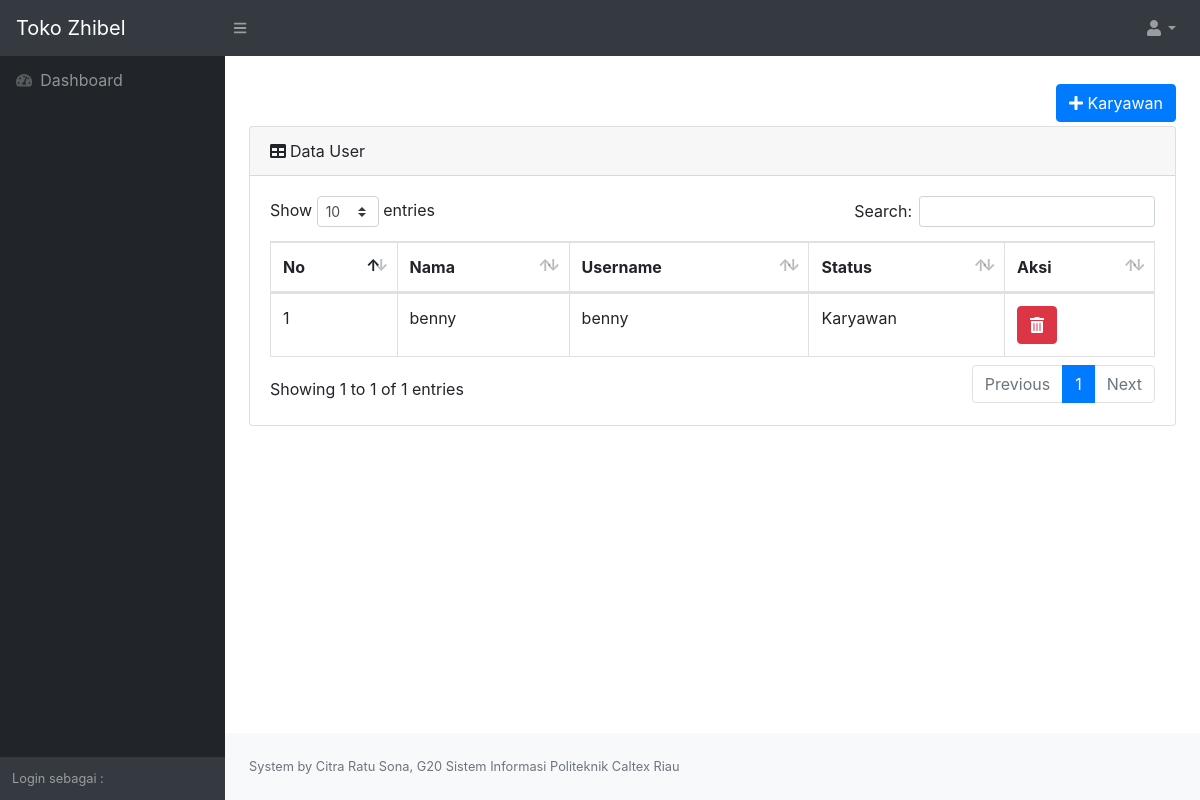
The app's page /views/userlist.php (signed in) with its own data.
### tables this page shows
CREATE TABLE `user` (
  `userId` int(11) NOT NULL,
  `userNama` varchar(255) NOT NULL,
  `userUsername` varchar(255) NOT NULL,
  `userPassword` varchar(255) NOT NULL,
  `userStatus` enum('Karyawan','Customer','Admin') NOT NULL
);

### models/ClassUser.php (called while the page is built, shortened)
<?php
class User{
    function __construct(){
        $con =mysqli_connect("localhost","root","","suryajaya");
        $this->con=$con;
    }
    function tampilUser(){
        $query = mysqli_query($this->con,"SELECT * FROM user WHERE userStatus = 'Karyawan'");
        while($d = mysqli_fetch_assoc($query)){
            $data[] = $d;
        }
        return $data;
    }
}

### views/userlist.php (the view, shortened to what this page needs)
    <?php
include 'header.php';
?>
<div class="container-fluid">
<div class="row">
    <div class="col-md-12 text-right">
    <button type="button" class="btn btn-primary my-1" data-toggle="modal" data-target="#adduser"><i class="fas fa-plus"></i> Karyawan</button>
    </div>
</div>
    <div class="card mb-4">
        <div class="card-header"><i class="fas fa-table mr-1"></i>Data User </div>
            <div class="card-body">
                <div class="table-responsive">
                    <table class="table table-bordered" id="dataTable" width="100%" cellspacing="0">
                        <thead>
                            <tr>
                                <th>No</th>
                                <th>Nama</th>
                                <th>Username</th>
                                <th>Status</th>
                                <th>Aksi</th>
                            </tr>
                            </thead>
                            <tbody>
                            <?php
                            include '../models/ClassUser.php';
                            $p = new User;
                            $data = $p->tampilUser();
                            $i = 1;
                            foreach($data as $d){
                            ?>
                            <tr>
                                <td><?= $i++?></td>
                                <td><?= $d['userNama'];?></td>
                                <td><?= $d['userUsername'];?></td>
                                <td><?= $d['userStatus'];?></td>
                                <td>
                                <a class="btn btn-danger" href="../controllers/Userolah.php?hapususerid=<?= $d['userId']?>" role="button"><i class="fas fa-trash-alt" data-toggle="tooltip" title="Hapus" onclick="return confirm('Apakah yakin untuk menghapus Penjualan?');"></i></a>
                                </td>
                            </tr>
                            <?php } ?>
                        </tbody>
                    </table>
                </div>
            </div>
    </div>
</div>
<?php
include 'footer.php';
?>

### records on screen
user: userNama "benny", userUsername "benny", userStatus "Karyawan"
